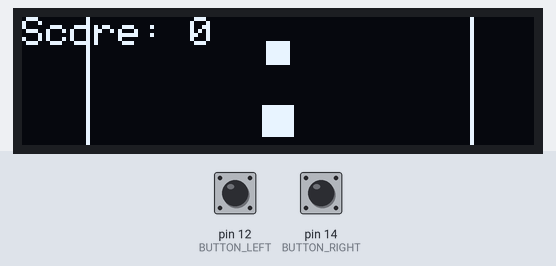
This sketch was run on a simulated Arduino Uno, built with avr-gcc and run on an emulated ATmega328P. Parts: 128×32 one-colour display. Inputs (shaded band) come from the test bench; at power-on: pin 12 (BUTTON_LEFT) HIGH, pin 14 (BUTTON_RIGHT) HIGH. Random numbers use the default seed unless the sketch sets one.

Above: at 1.2 s.
1.3 s: pin 12 (BUTTON_LEFT) pulled LOW for 0.15 s
At 1.75 s:
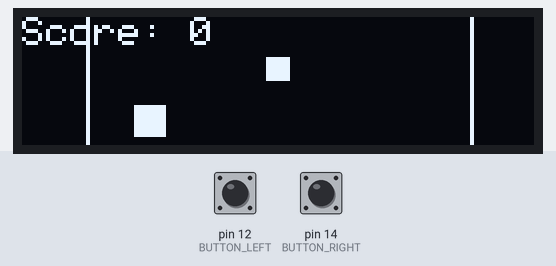
4.4 s: pin 14 (BUTTON_RIGHT) pulled LOW for 0.15 s
At 5.9 s:
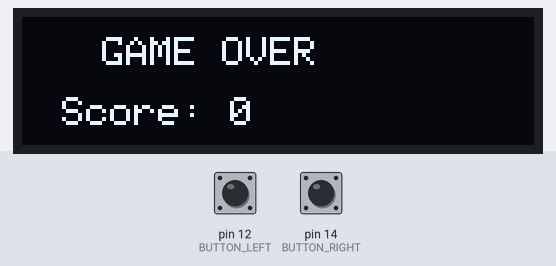
6.2 s: pin 12 (BUTTON_LEFT) pulled LOW for 1 s
At 6.63 s:
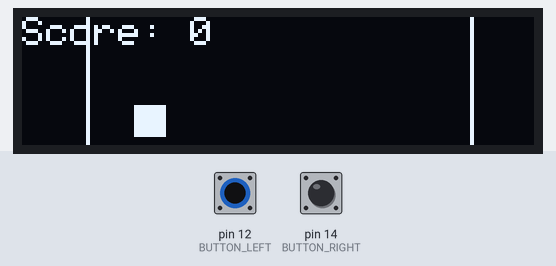
8.7 s: pin 14 (BUTTON_RIGHT) pulled LOW for 1 s
At 9.57 s:
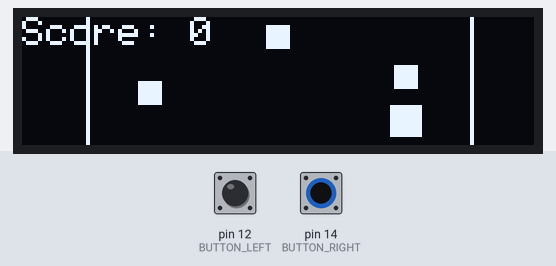
Timing chart, 0 to 11.7 s (numbered marks = the images above; inputs shaded):
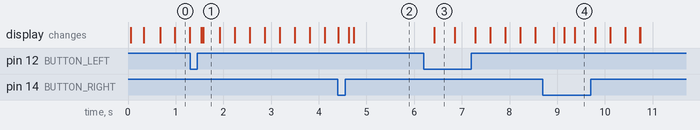

Measured:
- after the input at 6.2 s, the display: changes after 0.22 s (image 3)
- what the display in image 3 shows lasts 0.5 s, from 6.4 s to 6.9 s

The sketch:

corrida.ino
```cpp
#include <Wire.h>
#include <Adafruit_GFX.h>
#include <Adafruit_SSD1306.h>

#define SCREEN_WIDTH 128
#define SCREEN_HEIGHT 32
#define OLED_RESET    -1
#define SCREEN_ADDRESS 0x3C

Adafruit_SSD1306 display(SCREEN_WIDTH, SCREEN_HEIGHT, &Wire, OLED_RESET);

// Configurações do jogo
#define CAR_WIDTH 8
#define CAR_HEIGHT 8
#define OBSTACLE_WIDTH 6
#define ROAD_WIDTH 3
#define LANE_WIDTH 32

// Posições das pistas
#define LANE_LEFT 32
#define LANE_CENTER 64
#define LANE_RIGHT 96

// Estados do jogo
int carPosition = LANE_CENTER;
int score = 0;
int gameSpeed = 10;
bool gameOver = false;
unsigned long lastUpdate = 0;
int updateInterval = 300; // ms

// Obstáculos
struct Obstacle {
  int x;
  int y;
  int lane;
  bool active;
};

Obstacle obstacles[3];
int obstacleSpeed = 2;

// Pinos dos botões
#define BUTTON_LEFT 12
#define BUTTON_RIGHT 14

void setup() {
  Serial.begin(115200);

  // Inicializa o display
  if(!display.begin(SSD1306_SWITCHCAPVCC, SCREEN_ADDRESS)) {
    Serial.println(F("Falha na alocação do SSD1306"));
    for(;;);
  }

  // Configura os botões
  pinMode(BUTTON_LEFT, INPUT_PULLUP);
  pinMode(BUTTON_RIGHT, INPUT_PULLUP);

  // Inicializa obstáculos
  for (int i = 0; i < 3; i++) {
    obstacles[i].active = false;
  }

  // Limpa o display
  display.clearDisplay();
  display.display();
}

void loop() {
  if (!gameOver) {
    // Verifica os botões
    checkInput();

    // Atualiza o jogo
    if (millis() - lastUpdate > updateInterval) {
      updateGame();
      lastUpdate = millis();
    }

    // Desenha o jogo
    drawGame();
  } else {
    // Tela de game over
    display.clearDisplay();
    display.setTextSize(1);
    display.setTextColor(SSD1306_WHITE);
    display.setCursor(20, 5);
    display.print("GAME OVER");
    display.setCursor(10, 20);
    display.print("Score: ");
    display.print(score);
    display.display();

    // Reinicia o jogo se qualquer botão for pressionado
    if (digitalRead(BUTTON_LEFT) == LOW || digitalRead(BUTTON_RIGHT) == LOW) {
      resetGame();
    }
  }
}

void checkInput() {
  if (digitalRead(BUTTON_LEFT) == LOW) {
    if (carPosition > LANE_LEFT) {
      carPosition -= LANE_WIDTH;
    }
    delay(200); // Debounce
  } else if (digitalRead(BUTTON_RIGHT) == LOW) {
    if (carPosition < LANE_RIGHT) {
      carPosition += LANE_WIDTH;
    }
    delay(200); // Debounce
  }
}

void updateGame() {
  // Gera novos obstáculos aleatoriamente
  if (random(0, 100) < 20) {
    for (int i = 0; i < 3; i++) {
      if (!obstacles[i].active) {
        obstacles[i].active = true;
        obstacles[i].y = 0;

        // Escolhe uma pista aleatória (0=esquerda, 1=centro, 2=direita)
        int lane = random(0, 3);
        if (lane == 0) obstacles[i].x = LANE_LEFT - OBSTACLE_WIDTH/2;
        else if (lane == 1) obstacles[i].x = LANE_CENTER - OBSTACLE_WIDTH/2;
        else obstacles[i].x = LANE_RIGHT - OBSTACLE_WIDTH/2;

        obstacles[i].lane = lane;
        break;
      }
    }
  }

  // Move os obstáculos
  for (int i = 0; i < 3; i++) {
    if (obstacles[i].active) {
      obstacles[i].y += obstacleSpeed;

      // Verifica se o obstáculo saiu da tela
      if (obstacles[i].y > SCREEN_HEIGHT) {
        obstacles[i].active = false;
        score++;

        // Aumenta a dificuldade a cada 5 pontos
        if (score % 5 == 0 && updateInterval > 100) {
          updateInterval -= 20;
          obstacleSpeed += 1;
        }
      }

      // Verifica colisão
      if (obstacles[i].active &&
          ((obstacles[i].lane == 0 && carPosition == LANE_LEFT) ||
           (obstacles[i].lane == 1 && carPosition == LANE_CENTER) ||
           (obstacles[i].lane == 2 && carPosition == LANE_RIGHT)) &&
          obstacles[i].y + OBSTACLE_WIDTH > SCREEN_HEIGHT - CAR_HEIGHT) {
        gameOver = true;
      }
    }
  }
}

void drawGame() {
  display.clearDisplay();

  // Desenha a estrada
  for (int i = 0; i < SCREEN_WIDTH; i += ROAD_WIDTH * 2) {
    display.drawFastVLine(LANE_LEFT - LANE_WIDTH/2, 0, SCREEN_HEIGHT, SSD1306_WHITE);
    display.drawFastVLine(LANE_RIGHT + LANE_WIDTH/2, 0, SCREEN_HEIGHT, SSD1306_WHITE);
  }

  // Desenha os obstáculos
  for (int i = 0; i < 3; i++) {
    if (obstacles[i].active) {
      display.fillRect(obstacles[i].x, obstacles[i].y, OBSTACLE_WIDTH, OBSTACLE_WIDTH, SSD1306_WHITE);
    }
  }

  // Desenha o carro
  display.fillRect(carPosition - CAR_WIDTH/2, SCREEN_HEIGHT - CAR_HEIGHT - 2, CAR_WIDTH, CAR_HEIGHT, SSD1306_WHITE);

  // Desenha o score
  display.setTextSize(1);
  display.setTextColor(SSD1306_WHITE);
  display.setCursor(0, 0);
  display.print("Score: ");
  display.print(score);

  display.display();
}

void resetGame() {
  score = 0;
  gameOver = false;
  carPosition = LANE_CENTER;
  updateInterval = 300;
  obstacleSpeed = 2;

  // Reseta os obstáculos
  for (int i = 0; i < 3; i++) {
    obstacles[i].active = false;
  }
}
```
